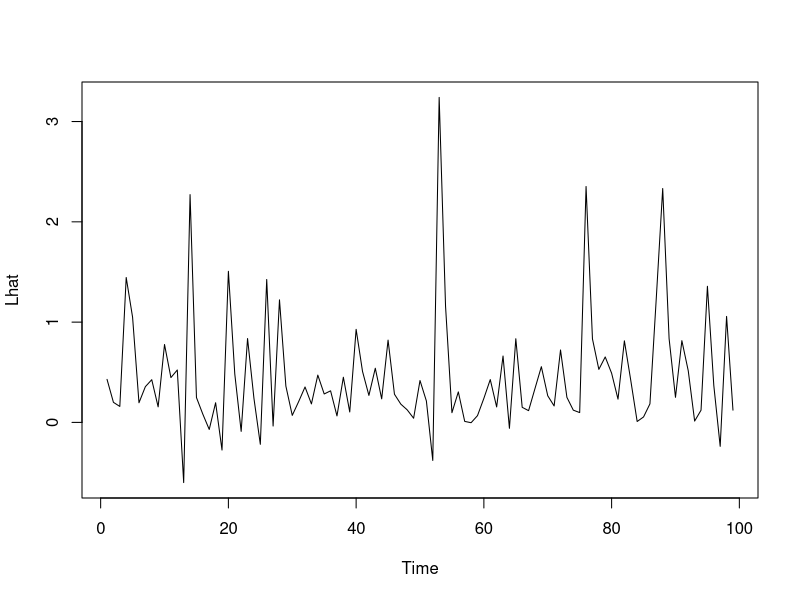
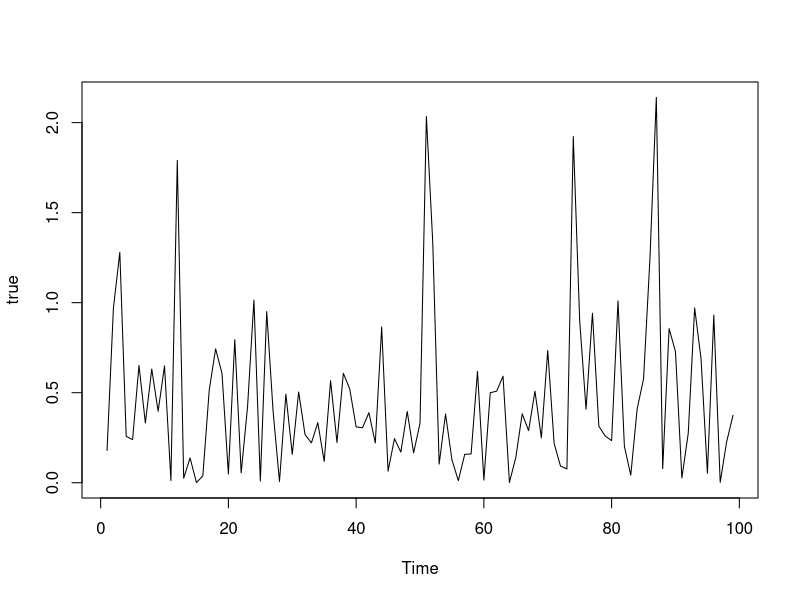
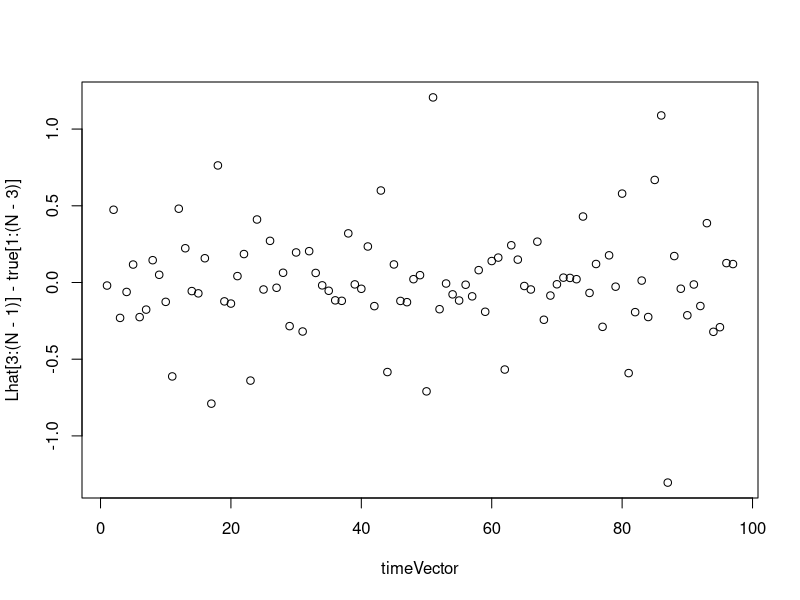

Write R code to recreate these figures, in order. (Note: this script raises an error after producing the figures.)
## ---- chunk 1
knitr::opts_chunk$set(echo = TRUE)
## ---- chunk 2
###Simulating CAR 2#######
NewCAR2 <- function(a1, a2, b0, N, K, noise, Y0 = 0, Y1 = 0)
{
  h <- 1 / K
  
  Y <- numeric(N * K + 100000)
  
  Y[1] <- Y0
  Y[2] <- Y1
  
  for(i in 2:(length(Y)-1))
  {
    Y[i+1] <-
      2 * Y[i] -
      Y[i-1] -
      a1 * h * (Y[i] - Y[i-1]) -
      a2 * h^2 * Y[i] +
      b0 * noise[i] * h
  }
  
  Y[100001:length(Y)]
}

# Parameters
N = 100
K = 10000
M = 500
sigma = 1
mu = 5
eta = 1
Y0 <- 0
Y1 <- 0
a1 = 2
a2 = 0.5
b0 = 1
R=400
alpha=0.05
counter=0;
quantile=qnorm(1-alpha/2);
a <- 1
b <- 2
## ---- chunk 3
recovSingleInt <- function(Y, N, M, a1, a2) {
  Lhat <- numeric(N - 1);
  for (n in 1:(N - 1)) {
    down <- (n-1) * M + 1;
    up <- down + M;
    a <- M * (Y[up] - Y[up + 1] - Y[down] + Y[down + 1])
    b <- a1 * (Y[up] - Y[down])
    c <- a2 * (1 / M) * (sum(Y[(down + 1):(up - 1)]) + (Y[up] + Y[down]) / 2)
    Lhat[n] <- a + b + c
  }
  out <- Lhat
}
## ---- chunk 4
##Z <- rnorm(N*K + 100000, mean = mu*(1/K), sd = sigma*sqrt(1/K))
Z <- rgamma(N * K + 100000, a / K, b)
Y <- NewCAR2(a1, a2, b0, N, K, Z)
relation <- K / M

sample_index <- seq(
  1,
  length(Y),
  by = relation
)
ysample <- Y[sample_index]
TrueIncrements <- function(Z, N, K, burn = 100000) {
  Zf <- Z[(burn + 1):length(Z)]
  cs <- c(0, cumsum(Zf))
  n  <- 2:N
  lo <- (n - 1) * K + 1
  hi <-  n      * K
  cs[hi + 1] - cs[lo]          
}
Lhat <- recovSingleInt(ysample, N, M, a1, a2)
true <- TrueIncrements(Z, N, K)
plot.ts(Lhat)
plot.ts(true)
print(cor(Lhat[3:(N-1)], true[1:(N-3)]))
timeVector = seq(1, (N-3), by = 1)
trues <- true[1:(N-3)]
Lhats <- Lhat[3:(N-1)]
mean(Lhats)
plot(Lhat[3:(N - 1)] - true[1:(N-3)] ~ timeVector)
df <- data.frame(trues, Lhats, timeVector)
ggplot(data = df) + geom_line(aes(x = timeVector, y = trues), color = "darkblue") + geom_line(aes(x = timeVector, 
                                                                                               y = Lhats))

## ---- chunk 5
counter = 0;
R = 400;
for (i in 1:R) {
  Z <- rnorm(N*K + 100000, mean = mu*(1/K), sd = sigma*sqrt(1/K)); ##for brownian
  ##Z <- rgamma(N * K + 100000, a / K, b) ##for gamma
  Y <- NewCAR2(a1, a2, b0, N, K, Z);
  ysample <- Y[sample_index];
  NewLhat <- recovSingleInt(ysample, N, M, a1, a2);
  NewLhat <- NewLhat[3:99]
  meanVector[i] <- mean(NewLhat);
  acf(na.omit(NewLhat), plot = FALSE)[2]
  NewL<-na.omit(NewLhat);
  a_1L=acf(NewL, plot = FALSE);
  if(abs(sqrt(N)*a_1L$acf[2])>quantile){counter=counter+1};
}
print(counter / R)
